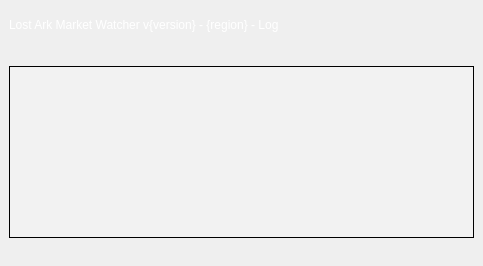
<?xml version="1.0" encoding="UTF-8"?>
<ui version="4.0">
 <class>LostArkMarketWatcherLog</class>
 <widget class="QMainWindow" name="LostArkMarketWatcherLog">
  <property name="geometry">
   <rect>
    <x>0</x>
    <y>0</y>
    <width>483</width>
    <height>266</height>
   </rect>
  </property>
  <property name="windowTitle">
   <string>LostArkMarketWatcherLog</string>
  </property>
  <property name="styleSheet">
   <string notr="true">QMainWindow{
	background-image: url(:/resources/images/background.png);  
	border: none;
}
QLabel{
  color: white;
}</string>
  </property>
  <widget class="DraggableWindow" name="centralwidget">
   <property name="styleSheet">
    <string notr="true"/>
   </property>
   <layout class="QVBoxLayout" name="verticalLayout">
    <item>
     <layout class="QHBoxLayout" name="horizontalLayout">
      <item>
       <widget class="QLabel" name="lblTitle">
        <property name="text">
         <string>Lost Ark Market Watcher v{version} - {region} - Log</string>
        </property>
       </widget>
      </item>
      <item>
       <spacer name="horizontalSpacer">
        <property name="orientation">
         <enum>Qt::Horizontal</enum>
        </property>
        <property name="sizeHint" stdset="0">
         <size>
          <width>40</width>
          <height>20</height>
         </size>
        </property>
       </spacer>
      </item>
      <item>
       <widget class="QPushButton" name="btnClose">
        <property name="styleSheet">
         <string notr="true">QPushButton#btnClose{  
    qproperty-icon: url(:/resources/images/btnCloseIcon.png);
    qproperty-iconSize: 24px 24px; 
	background-image: url(:/resources/images/btnClose.png);
    border: none;
	height: 32px;
	width: 32px;
}

QPushButton:hover#btnClose{
    qproperty-icon: url(:/resources/images/btnCloseIconDown.png);
    qproperty-iconSize: 24px 24px; 
	background-image: url(:/resources/images/btnCloseHover.png);
}

QPushButton:pressed#btnClose{
    qproperty-icon: url(:/resources/images/btnCloseIconDown.png);
    qproperty-iconSize: 24px 24px; 
	background-image: url(:/resources/images/btnCloseDown.png);
}</string>
        </property>
        <property name="text">
         <string/>
        </property>
       </widget>
      </item>
     </layout>
    </item>
    <item>
     <spacer name="verticalSpacer">
      <property name="orientation">
       <enum>Qt::Vertical</enum>
      </property>
      <property name="sizeHint" stdset="0">
       <size>
        <width>20</width>
        <height>40</height>
       </size>
      </property>
     </spacer>
    </item>
    <item>
     <widget class="QListWidget" name="lLog">
      <property name="styleSheet">
       <string notr="true">QListWidget{
    background-color: rgba(255, 255, 255, 50);
}

 QScrollBar:vertical {
     border: none;
     background: rgba(255, 255, 255, 30);
     width: 12px;
     margin: 0px;
     padding: 2px;
 }
 QScrollBar::handle:vertical {
     background: rgba(255, 255, 255, 80);
     min-height: 20px;
     border-radius: 4px;   
 }
 QScrollBar::add-line:vertical {
    height: 0px;
 }

 QScrollBar::sub-line:vertical {
    height: 0px;
 }

 QScrollBar::up-arrow:vertical, QScrollBar::down-arrow:vertical {
     border:none;
 }

 QScrollBar::add-page:vertical, QScrollBar::sub-page:vertical {
     background: none;
 }</string>
      </property>
      <property name="frameShape">
       <enum>QFrame::Panel</enum>
      </property>
      <property name="frameShadow">
       <enum>QFrame::Plain</enum>
      </property>
      <property name="horizontalScrollBarPolicy">
       <enum>Qt::ScrollBarAlwaysOff</enum>
      </property>
      <property name="isWrapping" stdset="0">
       <bool>false</bool>
      </property>
     </widget>
    </item>
    <item>
     <spacer name="verticalSpacer_2">
      <property name="orientation">
       <enum>Qt::Vertical</enum>
      </property>
      <property name="sizeHint" stdset="0">
       <size>
        <width>20</width>
        <height>40</height>
       </size>
      </property>
     </spacer>
    </item>
   </layout>
  </widget>
 </widget>
 <customwidgets>
  <customwidget>
   <class>DraggableWindow</class>
   <extends>QWidget</extends>
   <header>draggablewindow.py</header>
   <container>1</container>
  </customwidget>
 </customwidgets>
 <resources/>
 <connections/>
</ui>
